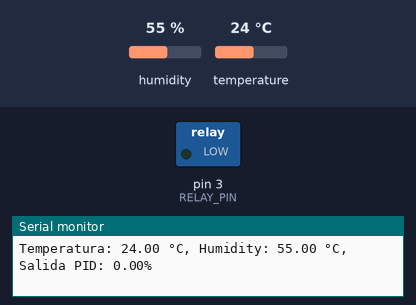
A sketch run on a simulated Arduino Uno, built with avr-gcc and run on an emulated ATmega328P. Shown: switched loads named in the sketch (green lamp = pin HIGH), the last lines printed to the serial monitor. Inputs (shaded band) come from the test bench; at power-on: temperature 24 °C, humidity 55 %.

Above: at 2.8 s.
2.9 s: temperature set to 20 °C
At 5.0 s:
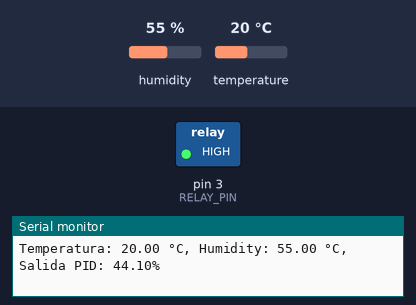
5.6 s: temperature set to 28 °C
At 7.4 s:
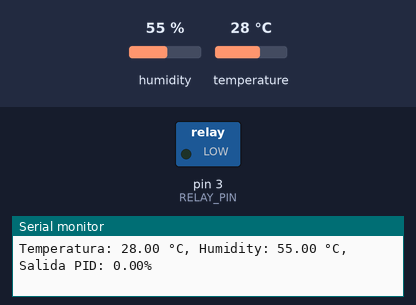
8.3 s: temperature set to 25 °C
At 11.1 s:
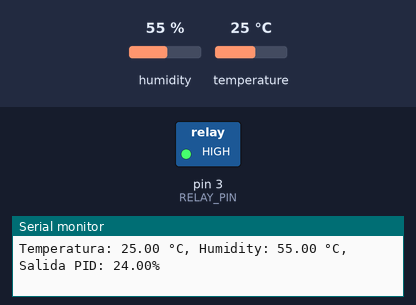
Timing chart, 0 to 13.7 s (numbered marks = the images above; inputs shaded):
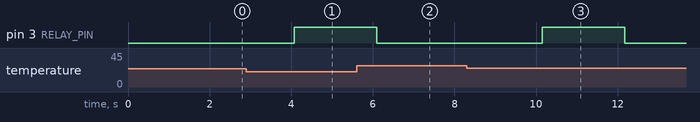

The sketch:

monitor_temperatura.ino
```cpp
#include <DHT.h>
#include <PID_v1.h>

// Configuración del DHT11
#define DHTPIN 4       // Pin donde está conectado el DHT11
#define DHTTYPE DHT11  // Tipo de sensor
DHT dht(DHTPIN, DHTTYPE);

// Configuración del relé
#define RELAY_PIN 3    // Pin donde está conectado el relé

// Variables para el PID
double Setpoint = 22.0; // Temperatura deseada (en grados Celsius)
double Input;           // Temperatura actual leída del DHT11
double Output;          // Salida del controlador PID (0-100%)

// Parámetros PID (ajusta estos valores según sea necesario)
double Kp = 2.0, Ki = 0.5, Kd = 1.0;

// Crear el objeto PID
PID myPID(&Input, &Output, &Setpoint, Kp, Ki, Kd, DIRECT);

void setup() {
  // Inicializar comunicación serial
  Serial.begin(9600);

  // Inicializar el sensor DHT11
  dht.begin();

  // Configurar el pin del relé como salida
  pinMode(RELAY_PIN, OUTPUT);
  digitalWrite(RELAY_PIN, LOW); // Apagar el relé inicialmente

  // Configurar el controlador PID
  myPID.SetMode(AUTOMATIC); // Modo automático
  myPID.SetOutputLimits(0, 100); // Límites de salida (0-100%)
}

void loop() {
  // Leer la temperatura del DHT11
  float temperature = dht.readTemperature();
  float humidity = dht.readHumidity();


  if (isnan(temperature) || isnan(humidity)) {
    Serial.println("Error al leer el sensor DHT11");
    return;
  }

  // Actualizar la entrada del PID
  Input = temperature;

  // Calcular la salida del PID
  myPID.Compute();

  // Controlar el relé según la salida del PID
  if (Output > 0) {
    digitalWrite(RELAY_PIN, HIGH); // Encender el calentador
  } else {
    digitalWrite(RELAY_PIN, LOW);  // Apagar el calentador
  }

  // Mostrar información en el monitor serial
  Serial.print("Temperatura: ");
  Serial.print(temperature);
  Serial.print(" °C, Humidity: ");
  Serial.print(humidity);
  Serial.print(" °C, Salida PID: ");
  Serial.print(Output);
  Serial.println("%");

  // Esperar antes de la siguiente lectura
  delay(2000); // 2 segundos
}
```

Measured:
- the behaviour switches between 22 and 21 °C on temperature (found by bisection; images 0 and 1)
- the behaviour switches between 27 and 26 °C on temperature (found by bisection; images 2 and 3)
- after the input at 2.9 s, pin 3 (RELAY_PIN): LOW → HIGH after 1.2 s
- after the input at 5.6 s, pin 3 (RELAY_PIN): HIGH → LOW after 0.50 s
- after the input at 8.3 s, pin 3 (RELAY_PIN): LOW → HIGH after 1.8 s, → LOW 2.0 s later
